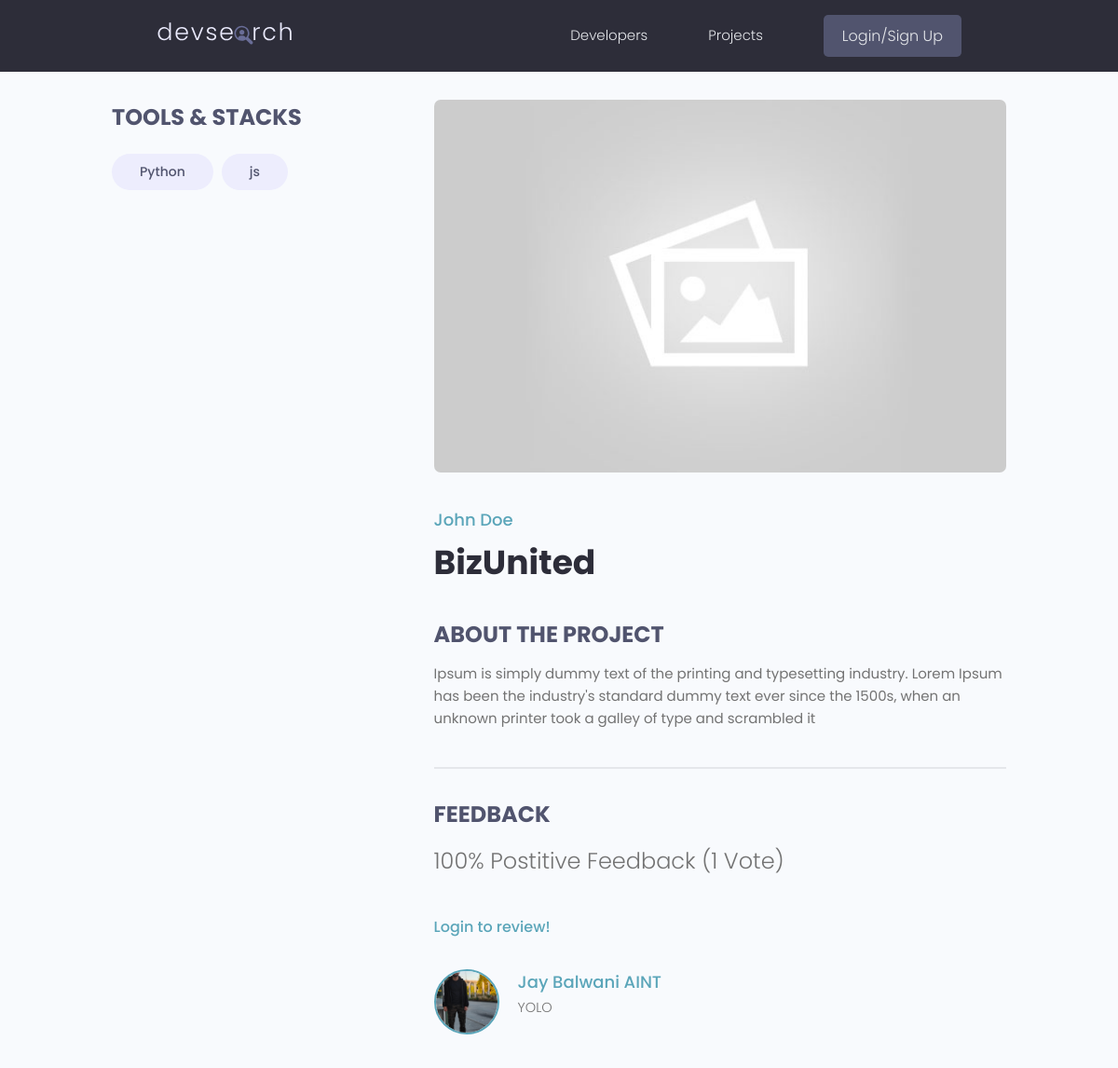
Screenshot of /projects/project/0fd23e88-d9eb-4c90-aa2b-d4c82b678bab/ with the database file from the repository.
### projects/models.py (models this page shows, shortened)
class Tag(models.Model):
    name = models.CharField(max_length=200)
    created = models.DateTimeField(auto_now_add=True)
    id = models.UUIDField(default=uuid.uuid4, primary_key=True, unique=True, editable=False)
    def __str__(self):
        return self.name

class Project(models.Model):
    owner = models.ForeignKey(Profile, null=True, blank=True, on_delete=models.SET_NULL)
    title = models.CharField(max_length=200)
    image = models.ImageField(null=True, blank=True, default="default.jpg")
    description = models.TextField(null=True, blank=True)
    demo_link = models.CharField(max_length=2000, null=True, blank=True)
    source_link = models.CharField(max_length=2000, null=True, blank=True)
    tags = models.ManyToManyField('Tag', blank=True)
    vote_total = models.IntegerField(default=0, null=True, blank=True)
    vote_ratio = models.IntegerField(default=0, null=True, blank=True)
    created = models.DateTimeField(auto_now_add=True)
    id = models.UUIDField(default=uuid.uuid4, primary_key=True, unique=True, editable=False)
    @property
    def reviewers(self):
        queryset = self.review_set.all().values_list('owner__id', flat=True)
        return queryset
    class Meta:
        ordering = ['-vote_ratio', '-vote_total', 'title']

class Review(models.Model):
    VOTE_VALUE = (
        ('up', 'Up Vote'),
        ('down', 'Down Vote')
    )
    owner = models.ForeignKey(Profile, on_delete=models.CASCADE, null=True, blank=True)
    project = models.ForeignKey(Project, on_delete=models.CASCADE)
    body = models.TextField(null=True, blank=True)
    value = models.CharField(max_length=200, choices=VOTE_VALUE)
    created = models.DateTimeField(auto_now_add=True)
    id = models.UUIDField(default=uuid.uuid4, primary_key=True, unique=True, editable=False)
    class Meta:
        unique_together = ('owner', 'project',)

### users/models.py (models this page shows, shortened)
class Profile(models.Model):
    user = models.OneToOneField(User, null=True, blank=True, on_delete=models.CASCADE)
    username = models.CharField(max_length=50, null=True, blank=True)
    location = models.CharField(max_length=50, null=True, blank=True)
    name = models.CharField(max_length=200, null=True, blank=True)
    email = models.EmailField(max_length=200, null=True, blank=True)
    short_intro = models.CharField(max_length=200, null=True, blank=True)
    bio = models.TextField(null=True, blank=True)
    profile_pic = models.ImageField(null=True, blank=True, upload_to='profiles/', default='profiles/user-default.png')
    social_github = models.CharField(max_length=200, null=True, blank=True)
    social_twitter = models.CharField(max_length=200, null=True, blank=True)
    social_linkedin = models.CharField(max_length=200, null=True, blank=True)
    social_youtube = models.CharField(max_length=200, null=True, blank=True)
    social_website = models.CharField(max_length=200, null=True, blank=True)
    created = models.DateTimeField(auto_now_add=True)
    id = models.UUIDField(default=uuid.uuid4, primary_key=True, unique=True, editable=False)

### projects/views.py (the view, shortened to what this page needs)
# urls.py: path('project/<str:pk>/', views.project, name = 'project'),
def project(request, pk):
    project = Project.objects.get(id=pk)
    form = ReviewForm()
    tags = project.tags.all()
    return render(request, 'projects/single-project.html', {'project':project, 'tags':tags, 'form': form})

### projects/templates/projects/single-project.html (shortened to what this page needs)
{% extends 'main.html' %}
{% block content %}
<main class="singleProject my-md">
    <div class="container">
      <div class="layout">
        <div class="column column--1of3">
          <h3 class="singleProject__subtitle">Tools & Stacks</h3>
          <div class="singleProject__toolStack">
            {% for tag in tags %}
            <span class="tag tag--pill tag--sub tag--lg">
              <small>{{tag}}</small>
            </span>
            {% endfor %}
          </div>
        </div>
        <div class="column column--2of3">
          <img class="singleProject__preview" src="{{project.image.url}}" alt="portfolio thumbnail" />
          <a href="profile.html" class="singleProject__developer">{{project.owner.name}}</a>
          <h2 class="singleProject__title">{{project.title}}</h2>
          <h3 class="singleProject__subtitle">About the Project</h3>
          <div class="singleProject__info">
            {{project.description}}
          </div>
          <div class="comments">
            <h3 class="singleProject__subtitle">Feedback</h3>
            <h5 class="project--rating">
              {{project.vote_ratio}}% Postitive Feedback ({{project.vote_total}} Vote{{project.vote_total|pluralize:"s"}})
            </h5>
            {% if request.user.profile.id in project.reviewers %}
              <p>You have already created a review!</p>
            {% elif request.user.profile == project.owner %}
              <p>You cannot review your own project!</p>
            {% else %}
              <p><a href="{% url 'login' %}?next={{request.path}}">Login to review!</a></p>
            {% endif %}
            <div class="commentList">
              {% for review in project.review_set.all %}
              {% if review.body %}
              <div class="comment">
                <a href="{% url 'user-profile' review.owner.id %}">
                  <img class="avatar avatar--md" src="{{review.owner.profile_pic.url}}" alt="user" />
                </a>
                <div class="comment__details">
                  <a href="{% url 'user-profile' review.owner.id %}" class="comment__author">{{review.owner.name}}</a>
                  <p class="comment__info">
                    {{review.body | linebreaksbr}}
                  </p>
                </div>
              </div>
              {% endif %}
              {% endfor %}
            </div>
          </div>
        </div>
      </div>
    </div>
  </main>
{% endblock %}

### static/styles/app.css (style rules this page uses)
:root { --color-sub: #2d2d39; }
img { width: 100%; }
.singleProject .column--1of3 { order: 2; }
@media screen and (min-width: 1081px) { .singleProject .column--1of3 { order: 1; } }
@media screen and (min-width: 1081px) { .singleProject .column--2of3 { order: 2; } }
.singleProject__toolStack { margin-top: 2rem; margin-bottom: 4rem; }
.singleProject__preview { height: 50vh; object-fit: cover; object-position: top center; margin-bottom: 3rem; border-radius: 0.7rem; }
.singleProject__developer { font-size: 1.8rem; font-weight: 500; }
.singleProject__title { font-size: 3.6rem; font-weight: 700; color: var(--color-sub); margin-bottom: 3rem; }
.project--rating { margin-bottom: 1.6em; margin-top: .5em; }
.singleProject__subtitle { text-transform: uppercase; font-size: 2.4rem; font-weight: 700; color: var(--color-sub-light); margin-bottom: 1rem; }
.comments { margin-top: 4rem; padding-top: 3rem; border-top: 2px solid var(--color-light); }
.commentList { margin: 3rem 0; }
.comment { display: flex; gap: 2rem; }
.comment__author { font-size: 1.8rem; }
.comment__info { font-size: 1.45rem; }

### static/uikit/styles/modules/_variables.css (style rules this page uses)
:root { --color-main: #5aa5b9; --color-main-light: #e6faff; --color-sub: #3f4156; --color-sub-light: #51546e; --color-sub-lighter: #ededfd; --color-text: #737373; --color-gray: #8b8b8b; --color-light: #e5e7eb; --color-light-gray: #767676; --color-bg: #f8fafd; --color-white: #fffefd; --color-white-light: #f3f3f3; --color-success: #359e64; --color-success-bg: #def8e8; --color-error: #fc4b0b; --color-error-bg: #fff2ee; --font-base: 'Poppins', arial, helvetica, 'Segoe UI', roboto, ubuntu, sans-serif; --font-monospace: 'Fira Code', 'Courier New', courier, monospace; --font-regular: 300; --font-medium: 500; --font-bold: 700; --generic-shadow: 1px 1px 5px #00000010; --generic-transition: all 0.3s ease-in-out; }

### static/uikit/styles/modules/_base.css (style rules this page uses)
* { margin: 0; padding: 0; box-sizing: border-box; text-rendering: optimizeLegibility; color: inherit; font-size: inherit; }
html { font-size: 50%; }
@media only screen and (min-width: 480px) { html { font-size: 56.25%; } }
@media only screen and (min-width: 1200px) { html { font-size: 62.5%; } }
body { line-height: 1.6; font-weight: 400; font-size: 1.5rem; color: var(--color-text); background-color: var(--color-bg); min-height: 100vh; }

### static/uikit/styles/modules/_typography.css (style rules this page uses)
* { font-family: var(--font-base); }
h2 { font-size: 3.6rem; font-weight: var(--font-bold); }
h3 { font-size: 3.2rem; font-weight: var(--font-medium); }
h5 { font-size: 2.4rem; font-weight: var(--font-medium); }
h5, h6 { font-weight: var(--font-regular); }
p, span, strong { font-size: 1.6rem; color: var(--color-text); font-weight: var(--font-regular); }
a { padding-bottom: 2px; text-decoration: none; display: inline-block; color: var(--color-main); font-weight: var(--font-medium); }

### static/uikit/styles/modules/_utilities.css (style rules this page uses)
.container { width: 92%; max-width: 165rem; margin: 0 auto; box-sizing: border-box; }
@media screen and (min-width: 1000px) { .container { width: 90%; } }
@media screen and (min-width: 1200px) { .container { width: 80%; } }
.my-md { margin: 3rem auto; }

### static/uikit/styles/modules/_avatar.css (style rules this page uses)
.avatar { border-radius: 50%; border: 2px solid var(--color-main); object-fit: cover; }
.avatar--md { height: 7rem; width: 7rem; }

### static/uikit/styles/modules/_tag.css (style rules this page uses)
.tag { display: inline-flex; align-items: center; background-color: var(--color-sub); height: -webkit-fit-content; height: -moz-fit-content; height: fit-content; width: -webkit-fit-content; width: -moz-fit-content; width: fit-content; border-radius: 0.5rem; padding: 0.5rem 1.5rem; font-size: 1.2rem; cursor: pointer; }
.tag:not(:last-child) { margin-right: 0.25rem; margin-bottom: 0.75rem; }
.tag > small { color: var(--color-white); }
.tag--pill { border-radius: 5rem; }
.tag--sub, .tag--sub > small { background: var(--color-sub-lighter); color: var(--color-sub-light); font-weight: 500; }
.tag--lg { padding: 0.8rem 3rem; font-size: 1.4rem; }
.tag--lg:not(:last-child) { margin-right: 0.5rem; margin-bottom: 1rem; }

### static/uikit/styles/modules/_layout.css (style rules this page uses)
.layout { display: flex; flex-flow: row wrap; justify-content: space-between; }
.layout > .column { margin-bottom: 3rem; }
.layout > .column.column--1of3 { flex-basis: 30%; }
.layout > .column.column--2of3 { flex-basis: 64%; }

### rows the page displays
Tag: name "Python"
Tag: name "js"
Project: image (placeholder picture), owner.name "John Doe", title "BizUnited", description "Ipsum is simply dummy text of the printing and typesetting industry. Lorem Ipsum has been the industry's standard dummy text ever since the 1500s, when an unknown printer took a galley of type and scrambled it", vote_ratio "100", vote_total "1"
Review: owner.profile_pic (picture), owner.name "Jay Balwani AINT", body "YOLO"
